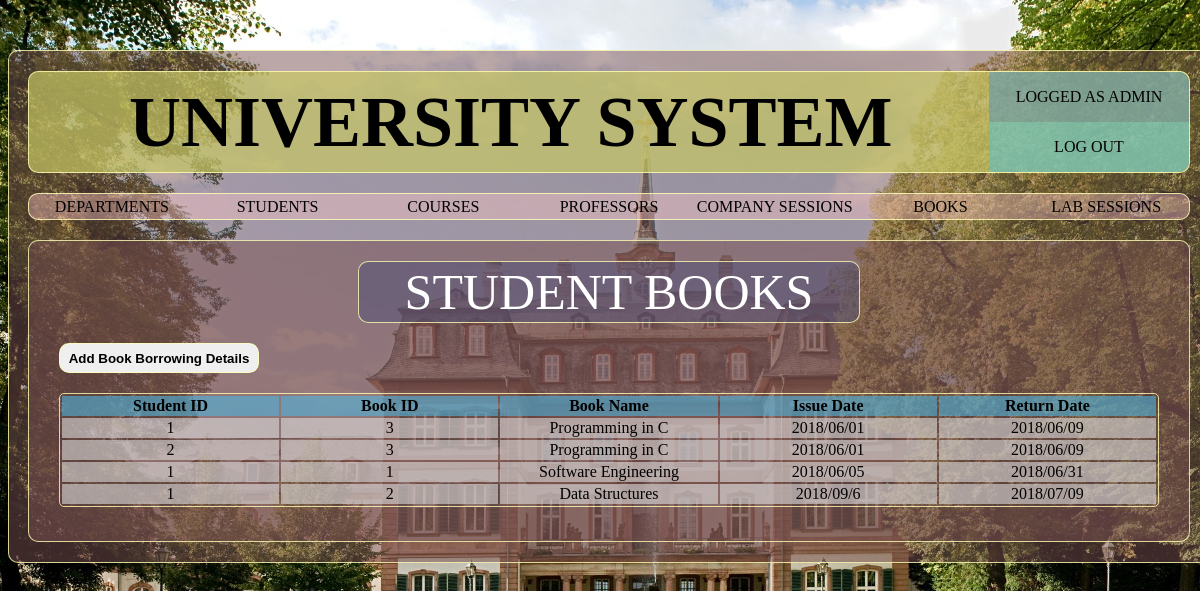
Page /pages/studentbooks.php (signed in) on the earlier database version.
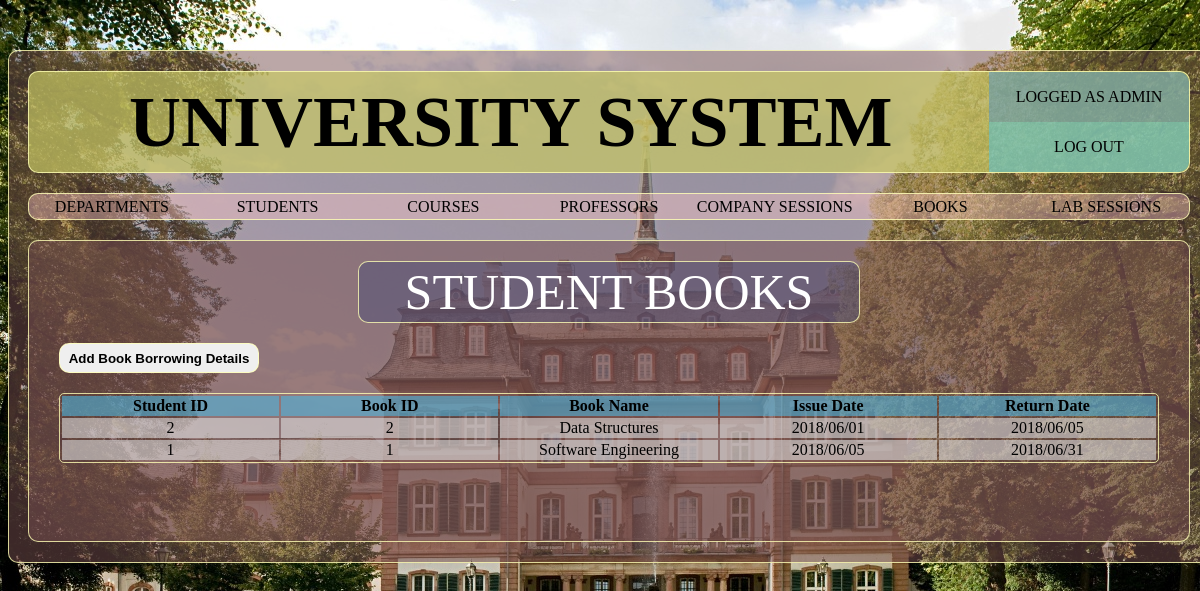
Same page on the later database version.
### tables this page shows
CREATE TABLE `stud_book_borrow` (
  `stdID` varchar(20) NOT NULL,
  `bookID` varchar(20) NOT NULL,
  `issuedDate` varchar(50) DEFAULT NULL,
  `returnedDate` varchar(50) DEFAULT NULL
);

CREATE TABLE `book` (
  `bookID` varchar(20) NOT NULL,
  `bookISBN` varchar(20) NOT NULL,
  `bookYear` int(5) NOT NULL,
  `bookTitle` varchar(100) NOT NULL,
  `bookPublisher` varchar(100) NOT NULL,
  `profID` varchar(20) DEFAULT NULL
);

### pages/studentbooks.php (the view, shortened to what this page needs)
<?php
if(isset($_SESSION['usertype'])){
    $usertype=$_SESSION['usertype'];
    $userid=$_SESSION['userid'];
    if($usertype==2){
        $query="SELECT * FROM stud_book_borrow WHERE stdID=$userid";
    }else{
        $query="SELECT * FROM stud_book_borrow ORDER BY issuedDate ASC";
    }
}
 require_once('layout/header.php');
?>
		<div class="container sub-page border-default">
			<div class="sub-page-box">
				<div class="container sub-page-title text-center border-default"> STUDENT BOOKS </div>
			</div>
			<div class="sub-page-box">
				<button name="add_book_borrow" class="sub-page-btn border-default" onclick="show_div('hidden_div')"> Add Book Borrowing Details </button>
			</div>
			<div class="sub-page-box">
				<table class="container sub-page-table text-center">
                        <?php
                            require_once('../inc/config.php');
                            $userquery=mysqli_query($connection,$query);
                            if($usertype==2){
                                echo "
                                    <tr>
                                        <th>Book ID</th>
                                        <th>Book Name</th>
                                        <th>Issue Date</th>
                                        <th>Return Date</th>
                                    </tr>
                                ";
                                if(mysqli_num_rows($userquery)>0){
                                    while($row=mysqli_fetch_assoc($userquery)){
                                        $bookid=$row['bookID'];
                                        $bookquery="SELECT * FROM book WHERE bookID=$bookid LIMIT 1";
                                        $bookinfo=mysqli_query($connection, $bookquery);
                                        $book=mysqli_fetch_assoc($bookinfo);
                                            echo "<tr><td>".$row['bookID']."</td>";
                                            echo "<td>".$book['bookTitle']."</td>";
                                            echo "<td>".$row['issuedDate']."</td>";
                                            echo "<td>".$row['returnedDate']."</td>";
                                    }
                                }
                            }else{
                                echo "
                                    <tr>
                                        <th>Student ID</th>
                                        <th>Book ID</th>
                                        <th>Book Name</th>
                                        <th>Issue Date</th>
                                        <th>Return Date</th>
                                    </tr>
                                ";
                                if(mysqli_num_rows($userquery)>0){
                                    while($row=mysqli_fetch_assoc($userquery)){
                                        $bookid=$row['bookID'];
                                        $bookquery="SELECT * FROM book WHERE bookID=$bookid LIMIT 1";
                                        $bookinfo=mysqli_query($connection, $bookquery);
                                        $book=mysqli_fetch_assoc($bookinfo);
                                            echo "<tr><td>".$row['stdID']."</td>";
                                            echo "<td>".$row['bookID']."</td>";
                                            echo "<td>".$book['bookTitle']."</td>";
                                            echo "<td>".$row['issuedDate']."</td>";
                                            echo "<td>".$row['returnedDate']."</td>";
                                    }
                                }
                            }
                        ?>
				</table>
			</div>
		</div>
        </div>
</body>
</html>

### pages/layout/header.php (shortened to what this page needs)
<?php
$usertype=$_SESSION['usertype'];
?>
<!DOCTYPE html>
<html>
<head>
	<link rel="stylesheet" type="text/css" href="../css/main.css">
	<link rel="stylesheet" type="text/css" href="../css/nav.css">
	<link rel="stylesheet" type="text/css" href="../css/subpage.css">
	<link rel="stylesheet" type="text/css" href="../css/input.css">
</head>
<body>
	<div class="container page border-default">
		<div class="container title-box border-default">
			<div class="title left">UNIVERSITY SYSTEM</div>
			<div class="logview-box right">
				<?php
				echo "<div class='logview-label text-center'> LOGGED AS ";
				if($_SESSION["usertype"]==1){
					echo "ADMIN";
				} elseif ($_SESSION["usertype"]==2) {
					echo "STUDENT";
				}else{
					echo "LIBRARIAN";
				}
				echo" </div>";
				echo "<a href='logout.php'><div class='logview-btn text-center'> LOG OUT </div></a>";
				?>
			</div>
		</div>
		<div class="container nav-panel border-default">
			<?php
				if ($usertype==1){
					echo "<a href='./departments.php' class='nav-item-leftmost text-center'> DEPARTMENTS </a>";
					echo "<a href='./students.php' class='nav-item text-center'> STUDENTS </a>";
					echo "<a href='./courses.php' class='nav-item text-center'> COURSES </a>";
					echo "<a href='./professors.php' class='nav-item text-center'> PROFESSORS </a>";
					echo "<a href='./company_sessions.php' class='nav-item text-center' > COMPANY SESSIONS </a>";
					echo "<a href='./bookmenu.php' class='nav-item text-center'> BOOKS </a>";
					echo "<a href='./lab_sessions.php' class='nav-item-rightmost text-center'> LAB SESSIONS </a>";
				}
				elseif($usertype==2){
					echo "<a href='./courses.php' class='nav-item text-center'> COURSES </a>";
					echo "<a href='./studentbooks.php' class='nav-item text-center'> BOOKS </a>";
					echo "<a href='./lab_sessions.php' class='nav-item-rightmost text-center'> LAB SESSIONS </a>";
				}
				else{
					echo "<a href='./bookmenu.php' class='nav-item text-center'> BOOKS </a>";
				}
			?>
		</div>

### css/main.css (style rules this page uses)
body { background-image: url("../assets/uni-back.jpg"); background-attachment: fixed; }
a:link { text-decoration: inherit; color: inherit; }
.container { margin: 0px auto; }
.page { margin-top: 50px; width: 1200px; min-height: 500px; background-color: rgba(120,80,80,0.5); }
.border-default { border: 1px solid rgba(255,255,180,0.8); border-radius: 10px; }
.text-center { text-align: center; }
.left { float: left; }
.right { float: right; }
.title-box { margin-top: 20px; width: 1160px; height: 100px; line-height: 100px; background-color: rgba(200,200,100,0.7); }
.title { font-size: 72px; font-weight: bold; padding-left: 100px; }
.logview-box { display: block; margin: 0px; min-width: 200px; height: 100%; }
.logview-label { height: 50%; line-height: 50px; border-top-right-radius: 10px; background-color: rgba(80,150,200,0.5); }
.logview-btn { height: 50%; line-height: 50px; border-bottom-right-radius: 10px; background-color: rgba(80,200,230,0.5); cursor: pointer; }

### css/nav.css (style rules this page uses)
.nav-panel { display: flex; margin-top: 20px; margin-bottom: 20px; width: 1160px; min-height: 25px; line-height: 25px; background-color: rgba(255,200,200,0.4); cursor: pointer; }
.nav-item, .nav-item-leftmost, .nav-item-rightmost { width: 16.5%; }
.nav-item-leftmost { border-bottom-left-radius: 10px; border-top-left-radius: 10px; }
.nav-item-rightmost { border-bottom-right-radius: 10px; border-top-right-radius: 10px; }

### css/subpage.css (style rules this page uses)
.sub-page { display: block; margin-top: 20px; margin-bottom: 20px; width: 1160px; min-height: 300px; background-color: rgba(120,80,80,0.5); }
.sub-page-box { display: block; }
.sub-page-title { margin-top: 20px; width: 500px; min-height: 60px; line-height: 60px; font-size: 50px; color: white; background-color: rgba(80,80,120,0.5); }
.sub-page-btn { margin-top: 20px; margin-left: 30px; min-height:30px; min-width: 200px; font-weight: bold; }
.sub-page-table { margin-top: 20px; margin-bottom: 20px; width: 1100px; border: 1px solid rgba(255,255,180,0.8); border-radius: 5px; }
.sub-page-table th { background-color: rgba(80,180,220,0.6); min-height: 30px; }
.sub-page-table td { background-color: rgba(220,220,220,0.6); min-height: 30px; }

### pages/layout/header.php (style rules this page uses)
.sub-page-table th,td { width: 16.5%; }

Differences in the rows shown:
removed stud_book_borrow: stdID "1", bookID "3", bookID.bookTitle "Programming in C", issuedDate "2018/06/01", returnedDate "2018/06/09"
removed stud_book_borrow: stdID "2", bookID "3", bookID.bookTitle "Programming in C", issuedDate "2018/06/01", returnedDate "2018/06/09"
removed stud_book_borrow: stdID "1", bookID "2", bookID.bookTitle "Data Structures", issuedDate "2018/09/6", returnedDate "2018/07/09"
added stud_book_borrow: stdID "2", bookID "2", bookID.bookTitle "Data Structures", issuedDate "2018/06/01", returnedDate "2018/06/05"
